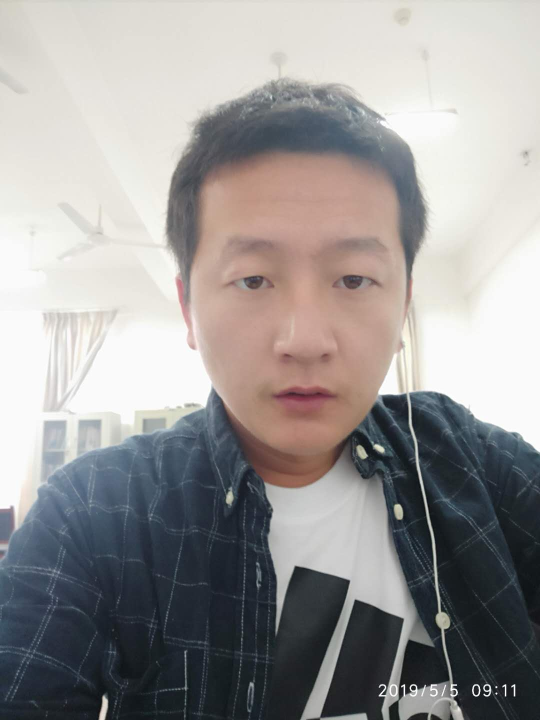
#> input picture project/scripts/me2.jpg, 1080 x 1440 px (shown at 1/2 size)
$ python face_detec.py
#> lines starting #> are read from the running program, lines starting #| are printed output that depends on the picture; after the words box and inside, x2 and y2 are one past the last pixel; in counts of white or black regions, pixels touching at a corner belong together
#detect face in pic
import cv2
import sys
import matplotlib.pyplot as plt

# Get user supplied values
imagePath = "./me2.jpg"
# Create the haar cascade
faceCascade = cv2.CascadeClassifier("./haarcascade_frontalface_alt.xml")
# Read the image
image = cv2.imread(imagePath)#2
#> image is the input picture: shape (1440, 1080, 3); mean B, G, R 150.6, 151.4, 153.9
gray = cv2.cvtColor(image, cv2.COLOR_BGR2GRAY)#3
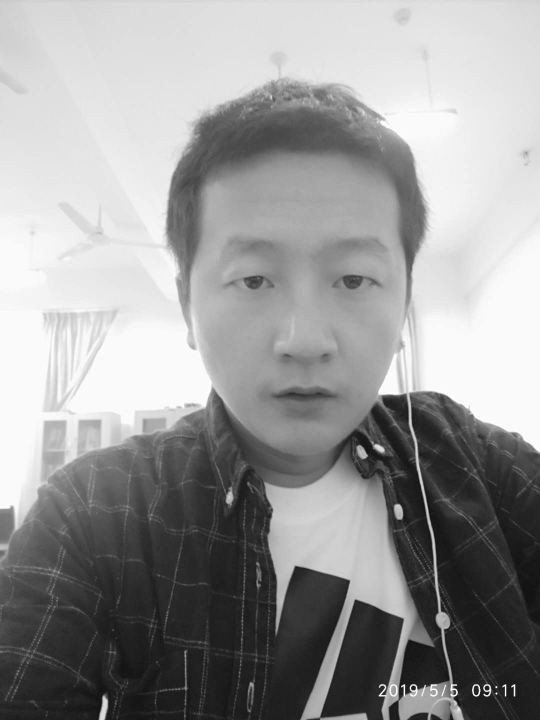
#> gray: shape (1440, 1080) (shown at 1/2 size); min 0, max 255, mean 152
# Detect faces in the image
faces = faceCascade.detectMultiScale(
    gray,
    scaleFactor=1.15,
    minNeighbors=5,
    minSize=(5,5),
    flags = cv2.CASCADE_SCALE_IMAGE
) #4
#> faces = [[349, 356, 521, 521]]
print("Found {0} faces!".format(len(faces)))#5
#| Found 1 faces!

for (x, y, w, h) in faces:
    cv2.rectangle(image, (x, y), (x+w, y+h), (0, 255, 0), 2) #6
#> this loop made 1 pass
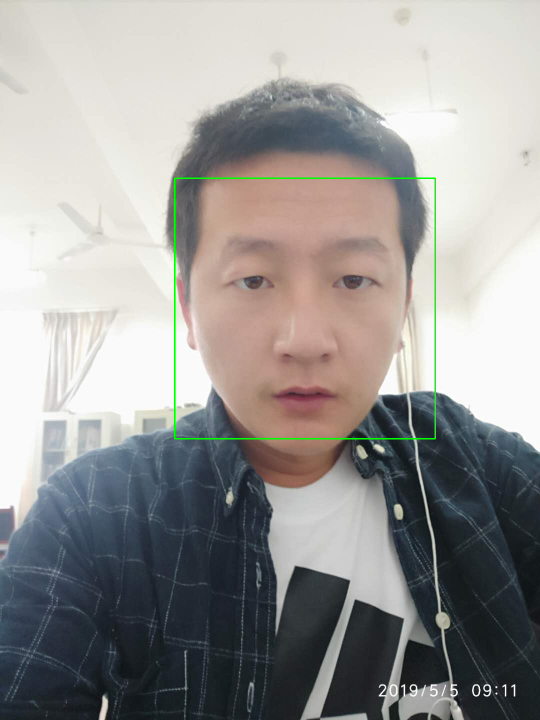
#> image: shape (1440, 1080, 3) (shown at 1/2 size); 0.4% of pixels changed, all inside (x1, y1, x2, y2) = (348, 355, 872, 879)
crop = gray[x:x+w,y:y+h,]
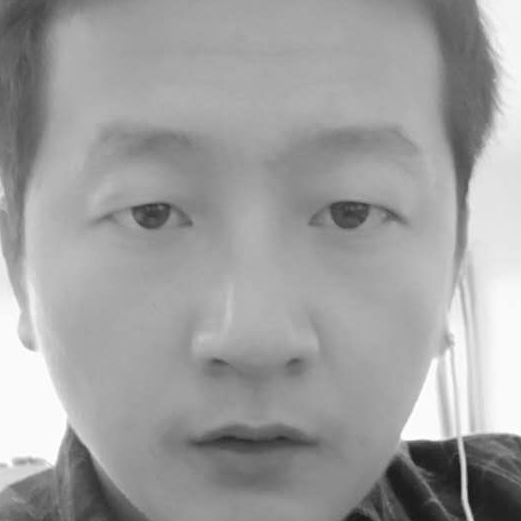
#> crop: shape (521, 521); min 22, max 255, mean 159.6
crop = cv2.resize(crop,(96,96),interpolation=cv2.INTER_CUBIC)
#> crop: shape (96, 96)
cv2.imshow("Faces found", image)#7


plt.imshow(crop)
plt.show()

cv2.waitKey(0) #8

$ run again, with project/scripts/me1.jpg copied over project/scripts/me2.jpg
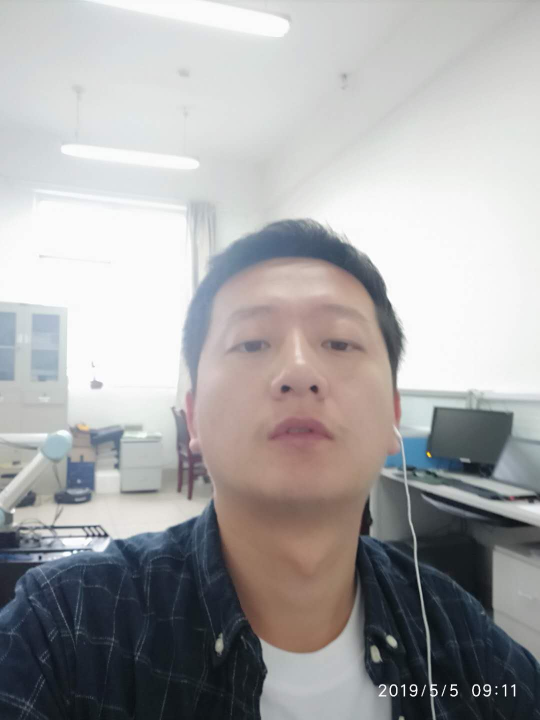
#> input picture project/scripts/me1.jpg, 1080 x 1440 px (shown at 1/2 size)
#> image is the input picture: shape (1440, 1080, 3); mean B, G, R 167.1, 166.4, 167.2
#> faces = [[376, 519, 430, 430]]
#| Found 1 faces!
#> the loop `for (x, y, w, h) in faces:` made 1 pass
#> after the loop `for (x, y, w, h) in faces:`:
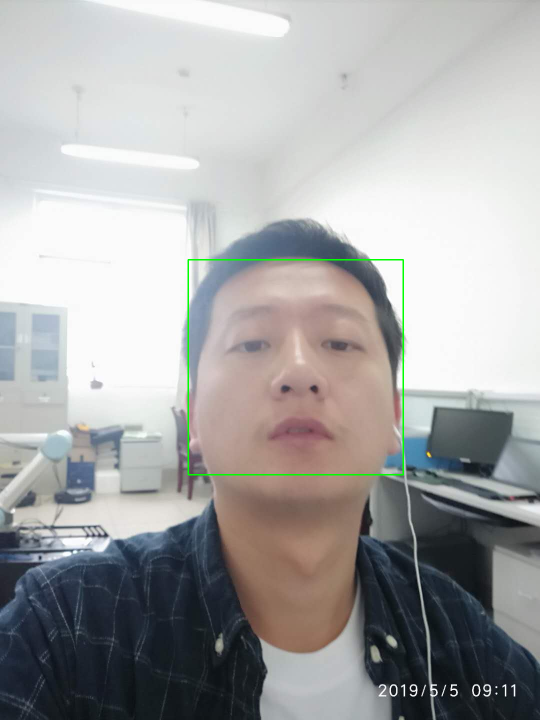
#> image: shape (1440, 1080, 3) (shown at 1/2 size); 0.33% of pixels changed, all inside (x1, y1, x2, y2) = (375, 518, 808, 951)
#> `crop = gray[x:x+w,y:y+h,]`:
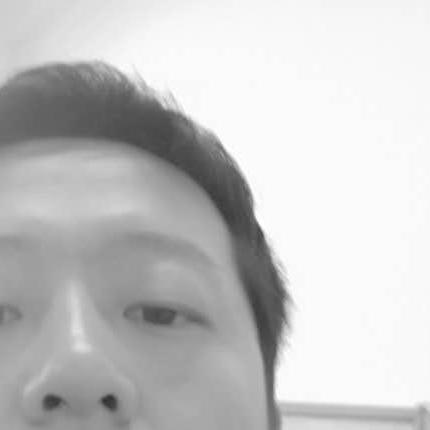
#> crop: shape (430, 430); min 48, max 255, mean 197.6

$ run again, with project/scripts/YJJ.JPG copied over project/scripts/me2.jpg
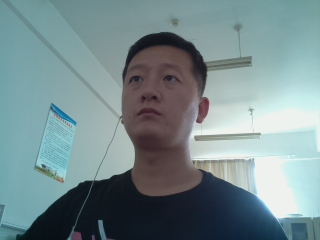
#> input picture project/scripts/YJJ.JPG, 320 x 240 px
#> image is the input picture: shape (240, 320, 3); mean B, G, R 142.8, 139.9, 119.2
#> `gray = cv2.cvtColor(image, cv2.COLOR_BGR2GRAY)#3`:
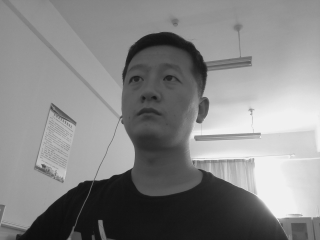
#> gray: shape (240, 320); min 13, max 241, mean 134
#> faces = [[111, 46, 83, 83]]
#| Found 1 faces!
#> the loop `for (x, y, w, h) in faces:` made 1 pass
#> `crop = cv2.resize(crop,(96,96),interpolation=cv2.INTER_CUBIC)`:
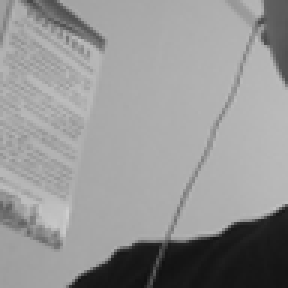
#> crop: shape (96, 96) (shown 3 times larger); min 16, max 206, mean 149.6

$ run again, with project/scripts/a_test.jpg copied over project/scripts/me2.jpg
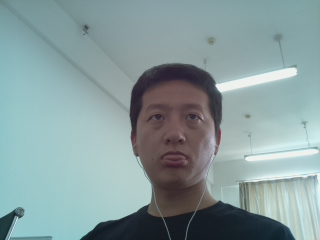
#> input picture project/scripts/a_test.jpg, 320 x 240 px
#> image is the input picture: shape (240, 320, 3); mean B, G, R 157.5, 156.4, 135.4
#> `gray = cv2.cvtColor(image, cv2.COLOR_BGR2GRAY)#3`:
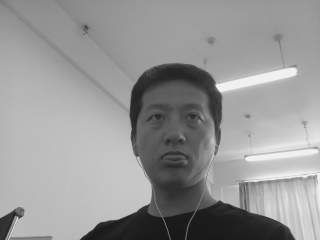
#> gray: shape (240, 320); min 23, max 241, mean 150.2
#> faces = [[130, 83, 88, 88]]
#| Found 1 faces!
#> the loop `for (x, y, w, h) in faces:` made 1 pass
#> `crop = gray[x:x+w,y:y+h,]`:
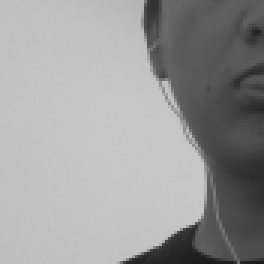
#> crop: shape (88, 88) (shown 3 times larger); min 28, max 200, mean 154.4
